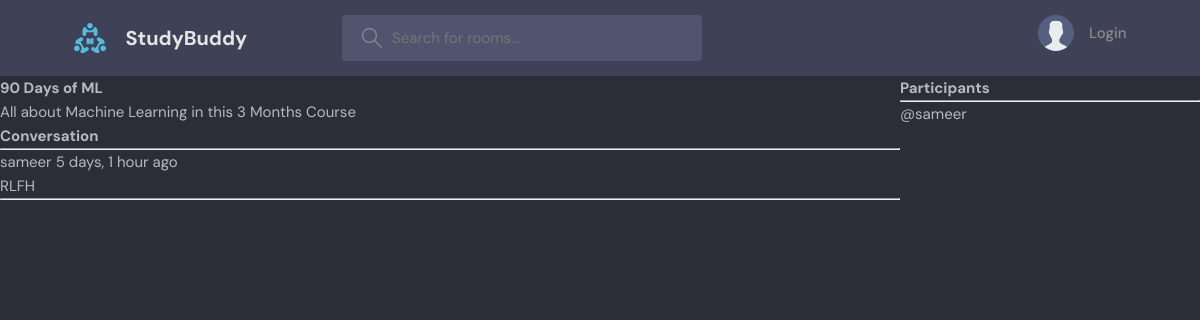
Page /room/2/ on the committed database.
### base/models.py (models this page shows, shortened)
class Room(models.Model):
    host = models.ForeignKey(User, on_delete=models.SET_NULL, null=True)
    topic = models.ForeignKey(Topic, on_delete=models.SET_NULL, null=True)
    name = models.CharField(max_length=200)
    description = models.TextField(null=True, blank = True)
    participants = models.ManyToManyField(User, related_name='participants', blank=True)
    updated = models.DateTimeField(auto_now=True)
    created = models.DateTimeField(auto_now_add=True)
    class Meta:
        ordering = ['-updated','-created']

class Message(models.Model):
    user = models.ForeignKey(User, on_delete=models.CASCADE)
    room = models.ForeignKey(Room, on_delete=models.CASCADE)
    body = models.TextField()
    updated = models.DateTimeField(auto_now=True)
    created = models.DateTimeField(auto_now_add=True)
    class Meta:
        ordering = ['-updated','-created']

### base/views.py (the view, shortened to what this page needs)
# urls.py: path('room/<str:pk>/', views.room, name="room"),
def room(request, pk):
    room = Room.objects.get(id=pk)
    room_messages = room.message_set.all()
    participants = room.participants.all()
    context = {'room': room, 'room_messages': room_messages, 'participants': participants}
    return render(request, 'base/room.html', context)

### base/templates/base/room.html (shortened to what this page needs)
{% extends 'main.html' %}
{% block content %}
<div class="room-container">
  <div>
    <h1>{{room.name}}</h1>
    <p>{{room.description}}</p>
    <div class="comment-wrapper">
      <h3>Conversation</h3>
      <hr />
      {% for message in room_messages %}
      <div>
        <small>{{message.user}} {{message.created|timesince}} ago</small>
        <p>{{message.body}}</p>
        <hr>
      </div>
      {% endfor %}
    </div>
  </div>
  <div>
    <h3>Participants</h3>
    <hr>
    {% for user in participants %}
      <div>
        <p>@{{user.username}}</p>
      </div>
      {% endfor %}
  </div>
</div>
{% endblock %}

### static/styles/style.css (style rules this page uses)
:root { --color-main: #71c6dd; --color-main-light: #e1f6fb; --color-dark: #3f4156; --color-dark-medium: #51546e; --color-dark-light: #696d97; --color-light: #e5e5e5; --color-gray: #8b8b8b; --color-light-gray: #b2bdbd; --color-bg: #2d2d39; --color-success: #5dd693; --color-error: #fc4b0b; }
* { font-family: "DM Sans", -apple-system, BlinkMacSystemFont, "Segoe UI", Roboto, Oxygen, Ubuntu, Cantarell, "Open Sans", "Helvetica Neue", sans-serif; margin: 0; padding: 0; box-sizing: border-box; text-rendering: optimizeLegibility; font-size: inherit; }
html { font-size: 56.25%; }
@media only screen and (min-width: 1200px) { html { font-size: 62.5%; } }
body { line-height: 1.6; font-weight: 400; font-size: 1.5rem; color: var(--color-light-gray); background-color: var(--color-bg); min-height: 100vh; }

### base/templates/base/room.html (style rules this page uses)
.room-container { display: grid; grid-template-columns: 3fr 1fr; }

### rows in the picture
Room: name "90 Days of ML", description "All about Machine Learning in this 3 Months Course"
Message: user "sameer", created "5 days, 1 hour", body "RLFH"

### other values in the picture
{{ user.username }} "sameer"
